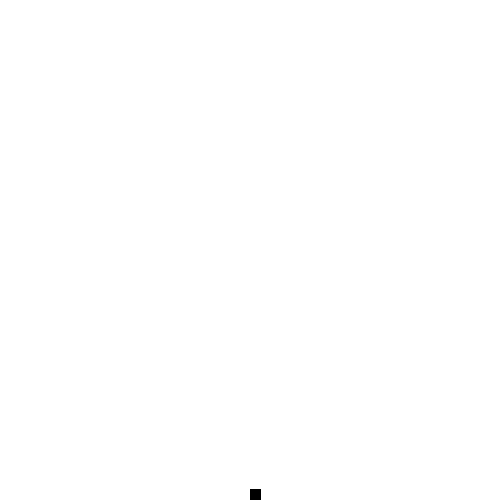
Frame 1 (no input)
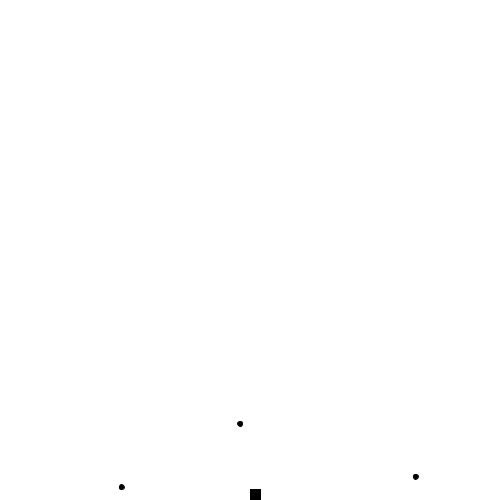
Frame 60 (the mouse pressed at the canvas centre just before this capture)
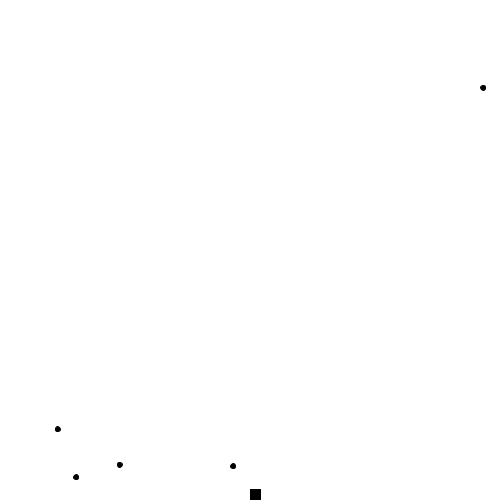
Frame 120 (the mouse held since frame 60 and released just before this capture)

The Processing sketch that drew these frames (run headless with seeded random() and noise(); from frame 60 on, the mouse is pressed at the canvas centre):

// Processing sketch: processing_119458
// ── processing_119458.pde

void setup() {
 size(500,500);
   
}
int xprik = 250;
int yprik = 489;
float bomy = random(-200,-1); 
float bomx = random(1,499);
float d =sqrt((bomx-xprik)*(bomx-xprik)+(bomy-yprik)*(bomy-yprik));
float fart = random(1,20);
float fart2 = random(1,20);
float fart3 = random(1,20);
float fart4 = random(1,20);
float fart5 = random(1,20);
float fart6 = random(1,20);
float fart7 = random(1,20);
float fart8 = random(1,20);
float fart9 = random(1,20);
float fart10 = random(1,20);
float bom2y = random(-200,-1); 
float bom2x = random(1,499);
float bom3y = random(-200,-1); 
float bom3x = random(1,499);
float bom4y = random(-200,-1); 
float bom4x = random(1,499);
float bom5y = random(-200,-1); 
float bom5x = random(1,499);
float bom6y = random(-200,-1); 
float bom6x = random(1,499);
float bom7y = random(-200,-1); 
float bom7x = random(1,499);
float bom8y = random(-200,-1); 
float bom8x = random(1,499);
float bom9y = random(-200,-1); 
float bom9x = random(1,499);
float bom10y = random(-200,-1); 
float bom10x = random(1,499);
int farezone =12;
int fartBoost;
int e = 1;

void draw() {
 Start();
 styring();
 farezone = 8;
 Bombefald();
}
  void Start()
  {
   background(255,255,255);
  fill(0,0,0);
 rect(xprik,yprik,10,10);
  }
 void styring()
 {
 if (keyPressed){
   if(key == 'd' || key == 'D'){
   fartBoost=xprik+rumskibsfart(xprik,e);
     xprik =xprik+5;
}
 }
  if (keyPressed){
   if(key == 'a' || key == 'A'){
   fartBoost=xprik+rumskibsfart(xprik,e);
     xprik =xprik-5;
}
  }
 }
 void Bombefald()
  {
  fart = random(1,20);
   stroke(0,0,0);
  ellipse(bomx,bomy,5,5);
  bomy = bomy + fart;
  if (bomy >=501){
    bomy = random(-200,-1);
    bomx = random(0,499);
    ellipse(bomx,bomy,5,5);
  }
  d =sqrt((bomx-xprik)*(bomx-xprik)+(bomy-yprik)*(bomy-yprik));
  if (d<farezone){
    fill(0,0,0);
    rect(0,0,500,500);
    exit();
  }
  fart2 = random(1,20);
   stroke(0,0,0);
  ellipse(bom2x,bom2y,5,5);
  bom2y = bom2y + fart2;
  if (bom2y >=501){
    bom2y = random(-200,-1);
    bom2x = random(0,499);
    ellipse(bom2x,bom2y,5,5);
  }
  d =sqrt((bom2x-xprik)*(bom2x-xprik)+(bom2y-yprik)*(bom2y-yprik));
  if (d<farezone){
    fill(0,0,0);
    rect(0,0,500,500);
    exit();
  }
  fart3 = random(1,20);
stroke(0,0,0);
  ellipse(bom3x,bom3y,5,5);
  bom3y = bom3y + fart3;
  if (bom3y >=501){
    bom3y = random(-200,-1);
    bom3x = random(0,499);
    ellipse(bom3x,bom3y,5,5);
  }
  d =sqrt((bom3x-xprik)*(bom3x-xprik)+(bom3y-yprik)*(bom3y-yprik));
  if (d<farezone){
    fill(0,0,0);
    rect(0,0,500,500);
    exit();
  }
  fart4 = random(1,20);
stroke(0,0,0);
  ellipse(bom4x,bom4y,5,5);
  bom4y = bom4y + fart4;
  if (bom4y >=501){
    bom4y = random(-200,-1);
    bom4x = random(0,499);
    ellipse(bomx,bomy,5,5);
  }
  d =sqrt((bom4x-xprik)*(bom4x-xprik)+(bom4y-yprik)*(bom4y-yprik));
  if (d<farezone){
    fill(0,0,0);
    rect(0,0,500,500);
    exit();
  }
  fart5 = random(1,20);
  stroke(0,0,0);
  ellipse(bom5x,bom5y,5,5);
  bom5y = bom5y + fart5;
  if (bomy >=501){
    bom5y = random(-200,-1);
    bom5x = random(0,499);
    ellipse(bom5x,bom5y,5,5);
  }
  d =sqrt((bom5x-xprik)*(bom5x-xprik)+(bom5y-yprik)*(bom5y-yprik));
  if (d<farezone){
    fill(0,0,0);
    rect(0,0,500,500);
    exit();
  }
   fart6 = random(1,20);
   stroke(0,0,0);
  ellipse(bom6x,bom6y,5,5);
  bom6y = bom6y + fart6;
  if (bomy >=501){
    bom6y = random(-200,-1);
    bom6x = random(0,499);
    ellipse(bom6x,bom6y,5,5);
  }
  d =sqrt((bom6x-xprik)*(bom6x-xprik)+(bom6y-yprik)*(bom6y-yprik));
  if (d<farezone){
    fill(0,0,0);
    rect(0,0,500,500);
    exit();
}
fart7 = random(1,20);
   stroke(0,0,0);
  ellipse(bom7x,bom7y,5,5);
  bom7y = bom7y + fart7;
  if (bom7y >=501){
    bom7y = random(-200,-1);
    bom7x = random(0,499);
    ellipse(bom7x,bom7y,5,5);
  }
  d =sqrt((bom7x-xprik)*(bom7x-xprik)+(bom7y-yprik)*(bom7y-yprik));
  if (d<farezone){
    fill(0,0,0);
    rect(0,0,500,500);
    exit();
  }
  fart8 = random(1,20);
   stroke(0,0,0);
  ellipse(bom8x,bom8y,5,5);
  bom8y = bom8y + fart;
  if (bom8y >=501){
    bom8y = random(-200,-1);
    bom8x = random(0,499);
    ellipse(bom8x,bom8y,5,5);
  }
  d =sqrt((bom8x-xprik)*(bom8x-xprik)+(bom8y-yprik)*(bom8y-yprik));
  if (d<farezone){
    fill(0,0,0);
    rect(0,0,500,500);
    exit();
  }
  fart9 = random(1,20);
   stroke(0,0,0);
  ellipse(bom9x,bom9y,5,5);
  bom8y = bom9y + fart9;
  if (bom9y >=501){
    bom9y = random(-200,-1);
    bom9x = random(0,499);
    ellipse(bom9x,bom9y,5,5);
  }
  d =sqrt((bom9x-xprik)*(bom9x-xprik)+(bom9y-yprik)*(bom9y-yprik));
  if (d<farezone){
    fill(0,0,0);
    rect(0,0,500,500);
    exit();
  }
  fart10 = random(1,20);
   stroke(0,0,0);
  ellipse(bom10x,bom10y,5,5);
  bom10y = bom10y + fart;
  if (bom10y >=501){
    bom10y = random(-200,-1);
    bom10x = random(0,499);
    ellipse(bom10x,bom10y,5,5);
  }
  d =sqrt((bom10x-xprik)*(bom10x-xprik)+(bom10y-yprik)*(bom10y-yprik));
  if (d<farezone){
    fill(0,0,0);
    rect(0,0,500,500);
    exit();
  }
  }
  int rumskibsfart(int x,int y)
  {
    int poul = x +y;
    return poul;
}
